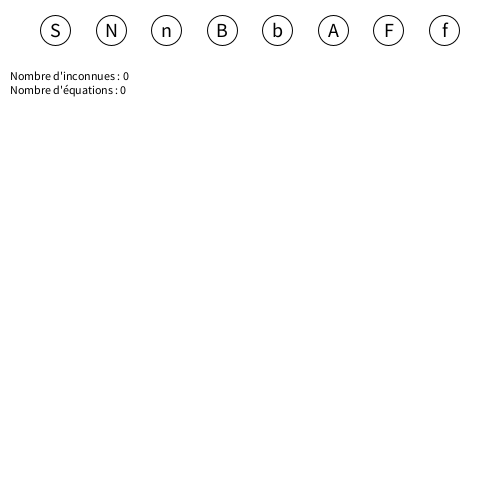
Frame 1 (no input)
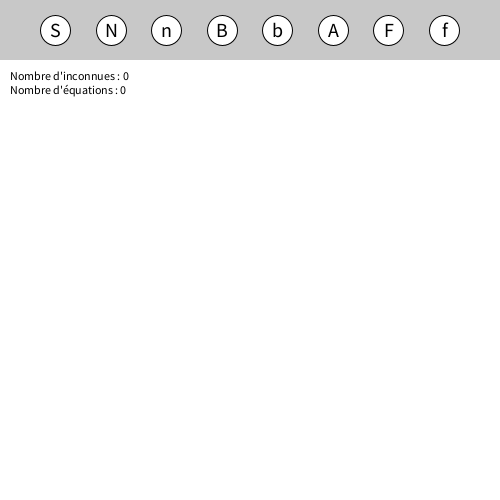
Frame 60 (the mouse pressed at the canvas centre just before this capture)
Frame 120 (the mouse held since frame 60 and released just before this capture): identical to frame 60, image omitted

The Processing sketch that drew these frames (run headless with seeded random() and noise(); from frame 60 on, the mouse is pressed at the canvas centre):

// Processing sketch: PdeMecaStruct
// ── PdeMecaStruct.pde
/*
Projet Calcul Mécanique des Structures
Commencé le 07/02/2026
Ce programme calcul les forces de réaction dans les barres d'un treillis
*/

// Création de l'ensemble de noeud et de l'ensemble de barre (pour l'instant vide)
ArrayList<Barre> treillis = new ArrayList<Barre>();
ArrayList<Noeud> noeuds = new ArrayList<Noeud>();

// Création de l'ensemble des outils
ArrayList<Outil> outils = new ArrayList<Outil>();
char typeOutil; // Permet de determiner le mode du curseur

int nbrInco, nbrEqua; // Nombre d'inconnues et d'équations à comparer pour resoudre le treillis
int indexNoeud = 0; // Index pour numéroter les noeuds

// Variables qui nous permettrons de construire une barre
boolean construTemp = true;
Noeud noeudTemp = new Noeud(0,0);


void setup(){
  // La fonction d'initialisation "setup" va définir la taille de notre fenêtre
  size(500,500);
  
  // Construction des outils
  outils.add(new Outil('S')); // Selection
  outils.add(new Outil('N')); // Ajout de noeud
  outils.add(new Outil('n')); // Suppression de noeud
  outils.add(new Outil('B')); // Ajout de barre
  outils.add(new Outil('b')); // Suppression de barre
  outils.add(new Outil('A')); // Modifier le type d'attache d'un noeud
  outils.add(new Outil('F')); // Ajouter une force extérieure à un noeud
  outils.add(new Outil('f')); // Supprimer une force extérieure à un noeud
  
  typeOutil = outils.get(0).type; // Le curseur est en mode selection
}


void draw(){
  // La fonction "draw" va tourner en boucle.
  background(255); // Fond d'ecran blanc
  
  // Couleur de fond du menu
  fill(200);
  noStroke();
  rect(0 ,0 ,width , 2*outils.get(0).pos.y);
  fill(255);
  stroke(0);
  
  // Positionner et Afficher tout les outils
  for(int i = 0; i < outils.size(); i++){
    float xOutil = map(i, -1, outils.size(), 0, width);
    int yOutil = 30;
    outils.get(i).afficher(new PVector(xOutil, yOutil));
  }
  
  // Dessiner tout les noeuds et les barres et compter le nombre d'inconnues et d'équations
  nbrEqua = 2*noeuds.size();
  nbrInco = treillis.size();
  for(Noeud n : noeuds){
    n.afficher();
    if(n.typeAttache == 'x' || n.typeAttache == 'y'){
      nbrInco += 1;
    }else if(n.typeAttache == 'f'){
      nbrInco += 2;
    }
  }
  for(Barre b : treillis){
    b.afficher();
  }
  fill(0);
  textSize(12);
  textAlign(CORNER);
  text("Nombre d'inconnues : "+nbrInco+"\nNombre d'équations : "+nbrEqua, 10, 80);
  fill(255);
}





void mousePressed(){ // Quand le bouton de souris est préssé:
  if(mouseY < 2*outils.get(0).pos.y){
    // Si le curseur est préssé dans la zone menu:
    for(Outil o : outils){
      if(dist(mouseX, mouseY, o.pos.x, o.pos.y) < o.pos.y){
        typeOutil = o.type;
      }
    }
    construTemp = true; // Retour à l'étape 0 de contruction de barre
  }
  else{
    // Sinon, selon le mode du curseur:
    switch(typeOutil){
      case 'S': // Cas sélection
        construTemp = true;
        break;
      case 'N': // Cas ajout de oeud
        ajoutNoeud();
        break;
      case 'n': // Cas suppression de noeud
        supNoeud();
        break;
      case 'B': // Cas ajout de barre
        ajoutBarre();
        break;
      case 'b': // Cas suppression de barre
        supBarre();
        break;
      case 'A': // Cas modification du type d'attache d'un noeud
        changeAttache();
        break;
      case 'F': // Cas ajout de force extérieure à un noeud
        ajoutForceExt();
        break;
      case 'f': // Cas suppression de force extérieure à un noeud
        supForceExt();
        break;
    }
  }
}

void keyPressed(){
  // Lorsqu'une touche est préssée, on résoud le système si le système est isostatique
  if(nbrEqua == nbrInco){
    resoSysteme();
  }else if(nbrEqua > nbrInco){
    println("Le système est hypotatique");
  }else{
    println("Le système est hyperstatique");
  }
  println();
}

// ── Barre.pde
;// L'objet de type Barre à deux extremité n1 et n2

class Barre { 
  // Position des deux extemités
  PVector n1, n2;
  // Liste des deux noeuds qui lui servent d'extremités
  ArrayList<Noeud> attaches = new ArrayList<Noeud>();
  float len; // Longueur de la barre
  String index;
  color c;
  
  Barre (Noeud n1_, Noeud n2_) {  
    // Le constructeur de barre prend deux noeuds et donne leur position comme extremités de la barre
    n1 = n1_.pos; 
    n2 = n2_.pos;
    len = dist(n1.x, n1.y, n2.x, n2.y);
    index = str(n1_.index) + str(n2_.index);
    c = color(0);
  }
  
  void afficher() { 
    // La barre est déssinée comme une simple ligne
    stroke(c);
    line(n1.x, n1.y, n2.x, n2.y);
  }  
}

// ── FonctionsCurseur.pde
// Cet onglet regroupe les fonctions du curseur


void ajoutNoeud(){
  // Vérifier si le noeud n'existe pas déjà
  boolean dejaNoeud = false;
  for(Noeud n : noeuds){
    if(dist(mouseX, mouseY, n.pos.x, n.pos.y) < 10){
      dejaNoeud = true;
    }
  }
  // Si il n'existe pas encore, le créer et le rajouter à l'ensemble de noeud
  if(!dejaNoeud){
    noeuds.add(new Noeud(mouseX, mouseY));
  }
}


void supNoeud(){
  // Verifier que la souris est sur un noeud
  for(int i = 0; i < noeuds.size(); i++){
    PVector npos = noeuds.get(i).pos;
    if(dist(mouseX, mouseY, npos.x, npos.y) < 10){
      // Si la souris est sur un noeud, trouver les barres connecté à ce noeud
      for(int j = treillis.size()-1; j >=0; j--){
        PVector n1 = treillis.get(j).attaches.get(0).pos;
        PVector n2 = treillis.get(j).attaches.get(1).pos;
        if(dist(n1.x,n1.y,npos.x,npos.y)<10 || dist(n2.x,n2.y,npos.x,npos.y)<10){
          // Les supprimer
          treillis.remove(j);
        }
      }
      // Supprimer le noeud
      noeuds.remove(i);
    }
  }
}


void ajoutBarre(){
  for(Noeud n : noeuds){
    // Si on clique bien sur un noeud
    if(dist(mouseX, mouseY, n.pos.x, n.pos.y) < 10){
      // Si c'est le premier noeud de la barre, le sauvegarder pour plus tard
      if(construTemp){
        noeudTemp = n;
        construTemp = false;
      }else{ // Si c'est le deuxième
        boolean dejaBarre = false;
        // Vérifier que cette barre n'existe pas déja
        for(Barre b : n.liaisons){
          if(b.attaches.get(0) == noeudTemp || b.attaches.get(1) == noeudTemp){
            dejaBarre = true;
          }
        }
        // Si la barre n'existe pas encore et que les deux noeuds ne sont pas les mêmes:
        if(!dejaBarre && noeudTemp != n){
          // Créer la barre et la rajouter à l'ensemble des barres
          treillis.add(new Barre(noeudTemp, n));
          // Lier la barre aux noeuds et les noeuds à la barre
          treillis.get(treillis.size()-1).attaches.add(noeudTemp);
          treillis.get(treillis.size()-1).attaches.add(n);
          n.liaisons.add(treillis.get(treillis.size()-1));
          treillis.get(treillis.size()-1).attaches.get(0).liaisons.add(treillis.get(treillis.size()-1));
          construTemp = true;
        }
      }
    }
  }
}


void supBarre(){
  for(int i = 0; i < treillis.size(); i++){
    // Verifier quelle barre se trouve sous le curseur (avec le produit vectorielle et scalaire)
    PVector posCurseur = new PVector(mouseX, mouseY);
    PVector A = treillis.get(i).n1.copy();
    PVector B = treillis.get(i).n2.copy();
    PVector AB = B.sub(A.copy());
    PVector AC = A.sub(posCurseur.copy());
    PVector d = AC.cross(AB.copy());
    if(d.mag() < 1000){
      float Kac = AB.copy().dot(AC.copy());
      float Kab = AB.copy().dot(AB.copy());
      if(Kac < 0 && abs(Kac) < Kab){
        // Si la barre est sous le curseur, supprimer cette barre des liaisons de ses deux attaches
        for(int j = treillis.get(i).attaches.size() - 1; j >= 0; j--){
          for(int k = treillis.get(i).attaches.get(j).liaisons.size() - 1; k >= 0 ; k--){
            PVector AA = treillis.get(i).attaches.get(j).liaisons.get(k).n1.copy();
            PVector BB = treillis.get(i).attaches.get(j).liaisons.get(k).n2.copy();
            PVector AABB = BB.sub(AA.copy());
            PVector D = AABB.cross(AB);
            if(D.mag() <= 1){
              treillis.get(i).attaches.get(j).liaisons.remove(k);
            }
          }
        }
        // Puis supprimer la barre
        treillis.remove(i);
      }
    }
  }
}



void ajoutForceExt(){
  if(construTemp){
    // Verifier que le curseur est sur un noeud
    for(Noeud n : noeuds){
      if(dist(mouseX, mouseY, n.pos.x, n.pos.y) < 10){
        // Créer une force sur ce noeud
        noeudTemp = n;
        construTemp = false;
        
      }
    }
  }else{
    noeudTemp.forceExt = new PVector(mouseX - noeudTemp.pos.x, mouseY - noeudTemp.pos.y);
    construTemp = true;
  }
}

void supForceExt(){
  // Verifier que le curseur est sur un noeud
  for(Noeud n : noeuds){
    if(dist(mouseX, mouseY, n.pos.x, n.pos.y) < 10){
      // Supprimer la force sur ce noeud
      n.forceExt = new PVector(0, 0);
    }
  }
}


void changeAttache(){
  // Verifier que le curseur est sur un noeud
  for(Noeud n : noeuds){
    if(dist(mouseX, mouseY, n.pos.x, n.pos.y) < 10){
      // Changer le type d'attache
      if(n.typeAttache == 'l'){
        n.typeAttache = 'x'; // Type roulant en x
      } else if(n.typeAttache == 'x'){
        n.typeAttache = 'y'; // Type roulant en y
      }else if(n.typeAttache == 'y'){
        n.typeAttache = 'f'; // Type fixe
      }else if(n.typeAttache == 'f'){
        n.typeAttache = 'l'; // Type libre
      }
    }
  }
}

// ── FonctionsResolution.pde
void resoSysteme(){
  // On initialise la matrice représentant les équations à résoudre
  float[][] matriceEquation = construMatrice();
  
  // On inverse cette matrice
  matriceEquation = inverseMatrice(matriceEquation);
  // On vérifie que la solution existe
  if(matriceEquation == null){
    println("Système irrésoluble, peut être pas statique ?");
  }else{
    // On multiplie l'inverse par le vecteurs des forces extérieures
    float[] solutions = resolution(matriceEquation);
    
    // Impressions des solutions du système :
    println("Solutions du système : ");
    for(int j = 0; j < solutions.length; j++){
      if(j < treillis.size()){
        println("N"+treillis.get(j).index+" = "+solutions[j]);
        // Changer la couleur des barres selon la cas compression/traction
        if(solutions[j] < -2){
          treillis.get(j).c = color(0,0,255);
        }else if(solutions[j] > 2){
          treillis.get(j).c = color(255,0,0);
        }
      }
    }
    int n = treillis.size();;
    for(int i = 0; i< noeuds.size(); i++){
      if(noeuds.get(i).typeAttache == 'x'){
        println("R"+noeuds.get(i).index+"y = "+solutions[n]);
        n++;
      }else if(noeuds.get(i).typeAttache == 'y'){
        println("R"+noeuds.get(i).index+"x = "+solutions[n]);
        n++;
      }else if(noeuds.get(i).typeAttache == 'f'){
        println("R"+noeuds.get(i).index+"x = "+solutions[n]);
        println("R"+noeuds.get(i).index+"y = "+solutions[n+1]);
        n+=2;
      }
    }
    println();
  }
}





float[][] construMatrice(){
  // Création de la matrice
  float[][] matrice = new float[nbrInco][nbrEqua];
  
  int attacheIndex = treillis.size(); // Permet de trouver la colonne où rajouter l'attaches
  // Boucle sur toutes les lignes de la matrice, deux lignes pour un noeud
  // Deux par deux car ont a une ligne en x et une en y à chaque fois
  for(int j = 0; j < nbrInco - 1; j+=2){
    // Boucle sur les premières colonnes correspondant à chaque barres
    for(int i = 0; i < treillis.size(); i++){
      // Si le noeud de la ligne est attaché à la barre de la colonne, la case est un cosinus ou sinus (x ou y)
      if(treillis.get(i).attaches.get(0) == noeuds.get(j/2)){
        matrice[i][j] = (treillis.get(i).attaches.get(1).pos.x - noeuds.get(j/2).pos.x)/treillis.get(i).len;
        matrice[i][j+1] = (treillis.get(i).attaches.get(1).pos.y - noeuds.get(j/2).pos.y)/treillis.get(i).len;
      }else if(treillis.get(i).attaches.get(1) == noeuds.get(j/2)){
        matrice[i][j] = (treillis.get(i).attaches.get(0).pos.x - noeuds.get(j/2).pos.x)/treillis.get(i).len;
        matrice[i][j+1] = (treillis.get(i).attaches.get(0).pos.y - noeuds.get(j/2).pos.y)/treillis.get(i).len;
      }
    }
    // Ensuite, chaque colonne représente une attache
    for(Noeud n : noeuds){
      if(n.typeAttache == 'x' && n == noeuds.get(j/2)){
        matrice[attacheIndex][j  ] = 0;
        matrice[attacheIndex][j+1] = 1;
        attacheIndex +=1;
      }else if(n.typeAttache == 'y' && n == noeuds.get(j/2)){
        matrice[attacheIndex][j  ] = 1;
        matrice[attacheIndex][j+1] = 0;
        attacheIndex +=1;
      }else if(n.typeAttache == 'f' && n == noeuds.get(j/2)){
        matrice[attacheIndex  ][j  ] = 1;
        matrice[attacheIndex  ][j+1] = 0;
        matrice[attacheIndex+1][j  ] = 0;
        matrice[attacheIndex+1][j+1] = 1;
        attacheIndex +=2;
      }
    }
  }
  
  return matrice;
}



// Fonction pour trouver l'inverse de la matrice algorithme de Gauss-Jordan
float[][] inverseMatrice(float[][] A) {
  int n = A.length;
  // Matrice matriceAugmentée [A | I]
  float[][] matriceAug = new float[n][2*n];
  for(int i = 0; i < n; i++){
    for(int j = 0; j < n; j++) matriceAug[i][j] = A[i][j];
    for(int j = 0; j < n; j++) matriceAug[i][n + j] = (i == j) ? 1.0 : 0.0;
  }

  float seuil = 1e-7; // seuil pour les matrices singulières (mécanismes, matrices pas inversibles)

  for(int col = 0; col < n; col++){
    // 1) Chercher le pivot
    int colPivot = col;
    float max = abs(matriceAug[col][col]);
    for(int row = col + 1; row < n; row++){
      float v = abs(matriceAug[row][col]);
      if(v > max){
        max = v;
        colPivot = row;
      }
    }
    // 2) Vérifier si il y a des singularités
    if (max < seuil) {
      println("Matrice singulière (pivot ~ 0) à col = " + col);
      return null;
    }
    // 3) Echanger colPivot et col
    if(colPivot != col){
      float[] temp = matriceAug[colPivot];
      matriceAug[colPivot] = matriceAug[col];
      matriceAug[col] = temp;
    }
    // 4) Normaliser la ligne pivot
    float pivot = matriceAug[col][col];
    for(int j = 0; j < 2*n; j++) matriceAug[col][j] /= pivot;
    // 5) Éliminer les autres lignes
    for(int row = 0; row < n; row++){
      if(row == col) continue;
      float facteur = matriceAug[row][col];
      if(abs(facteur) < seuil) continue;
      for(int j = 0; j < 2*n; j++){
        matriceAug[row][j] -= facteur * matriceAug[col][j];
      }
    }
  }
  // On retourne l'inverse
  float[][] inv = new float[n][n];
  for (int i = 0; i < n; i++) {
    for (int j = 0; j < n; j++) inv[i][j] = matriceAug[i][n + j];
  }
  return inv;
}



// Fonction qui permet de résoudre le système en multipliant l'inverse de notre fonction par le vecteurs des forces appliquées aux noeuds
float[] resolution(float[][] matrice){
  float[] solutions = new float[matrice.length];
  float[] forces = new float[matrice.length];
  println("Forces exterieures");
  for(int i = 0; i< forces.length; i+=2){
    forces[i  ] = -noeuds.get(i/2).forceExt.x;
    forces[i+1] = -noeuds.get(i/2).forceExt.y;
    println("F"+(i/2+1)+"x = "+(-forces[i  ]));
    println("F"+(i/2+1)+"y = "+(-forces[i+1]));
  }
  for(int j = 0; j< matrice.length; j++){
    solutions[j] = 0;
    for(int i = 0; i< matrice.length; i++){
      solutions[j] += matrice[i][j] * forces[i];
    }
  }
  return solutions;
}

// ── Noeud.pde
// L'objet Noeud à une position et des barres qui lui sont accrochées

class Noeud {
  // Position du noeud
  PVector pos;
  // Liste des barres accrochées à ce noeud
  ArrayList<Barre> liaisons = new ArrayList<Barre>();
  char typeAttache = 'l'; // Par défaut les noeuds sont libres
  PVector forceExt = new PVector(0,0); // Force exterieure appliqué sur le noeud
  PVector reaction = new PVector(0,0); // Réaction du support sur le noeud
  int index; // Numéro du noeud. Juste pour l'affichage
  
  Noeud (int x_, int y_) {  
    // Le constructeur de cet objet lui donne sa postion
    pos = new PVector(x_, y_); 
    index = indexNoeud;
    indexNoeud++;
  } 
  
  void afficher() { 
    // Le noeud est déssiné comme un simple point noir avec son index
    fill(0);
    circle(pos.x, pos.y, 15);
    fill(255);
    text(index, pos.x, pos.y);
    
    // Afficher la force exterieure
    if(forceExt.mag() > 1){
      stroke(100);
      line(pos.x, pos.y, pos.x + forceExt.x, pos.y + forceExt.y);
    }
    
    // Afficher le type d'attache
    stroke(150);
    noFill();
    if(typeAttache == 'f'){
      triangle(pos.x, pos.y, pos.x + 20, pos.y + 30, pos.x - 20, pos.y + 30);
      rect(pos.x - 20, pos.y + 30, 40, 20);
    }else if(typeAttache == 'x'){
      // Noeud roulant sur x : reactions seulement en Y
      reaction.x = 0;
      triangle(pos.x, pos.y, pos.x + 20, pos.y + 30, pos.x - 20, pos.y + 30);
      circle(pos.x - 10, pos.y + 40, 20);
      circle(pos.x + 10, pos.y + 40, 20);
    }else if(typeAttache == 'y'){
      // Noeud roulant sur y : reactions seulement en X
      reaction.y = 0;
      triangle(pos.x, pos.y, pos.x - 30, pos.y + 20, pos.x - 30, pos.y - 20);
      circle(pos.x - 40, pos.y - 10, 20);
      circle(pos.x - 40, pos.y + 10, 20);
    }else{
      // Noeud sans attaches : pas de reactions du support
      reaction.x = 0;
      reaction.y = 0;
    }
    stroke(0);
  }
}

// ── Outil.pde
// L'objet de type Outil sert à proposer des outils pour l'élaboration du treillis.
// Ces objets sont affichés en haut de la fenêtre dans le menu

class Outil { 
  // Position de l'outil
  PVector pos = new PVector(0,0);
  // Type de l'outil
  char type;
  
  Outil (char type_) {  
    // Le constructeur de l'outil lui assigne un type représenté par un simple charactère
    type = type_;
  }
  
  void afficher(PVector pos_) { 
    // Afficher un cercle avec le type de l'outil écrit au centre
    pos = pos_;
    float rayon = pos.y;
    circle(pos.x, pos.y, rayon);
    fill(0);
    textSize(20);
    textAlign(CENTER, CENTER);
    text(type, pos.x, pos.y);
    // Surligner l'outil sur laquelle se trouve la souris
    if(dist(mouseX, mouseY, pos.x, pos.y) < rayon/2){
      fill(100,100);
      circle(pos.x, pos.y, rayon);
    }
    fill(255);
  }  
}
